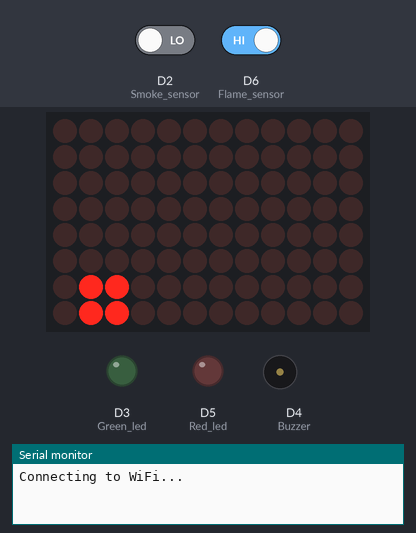
A sketch run on a simulated Arduino Uno R4 WiFi. On the bench: 12×8 LED matrix, output pins drawn as LEDs (lit = HIGH), buzzer (waves = sounding, pin HIGH), the last lines printed to the serial monitor. The inputs (shaded band) are chosen by the test bench; at power-on: D2 (Smoke_sensor) LOW, D6 (Flame_sensor) HIGH. WiFi joins after 1.5 s; servers stay silent unless stated; web services answer with replies made up by the test bench.

Above: at 0.7 s.
At 1.3 s:
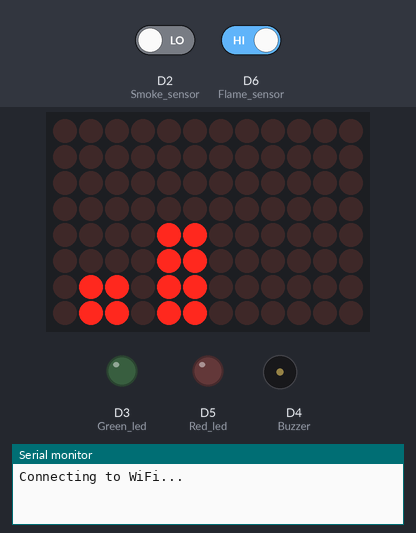
At 2.5 s:
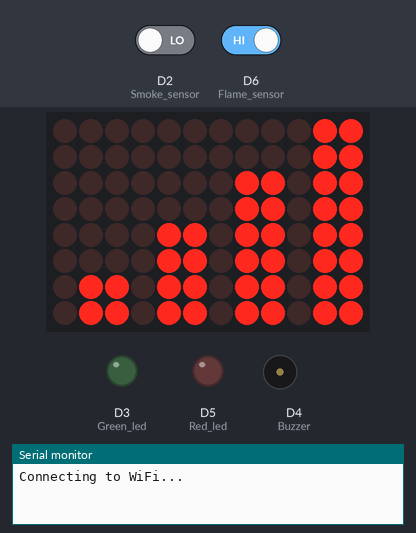
At 4.9 s:
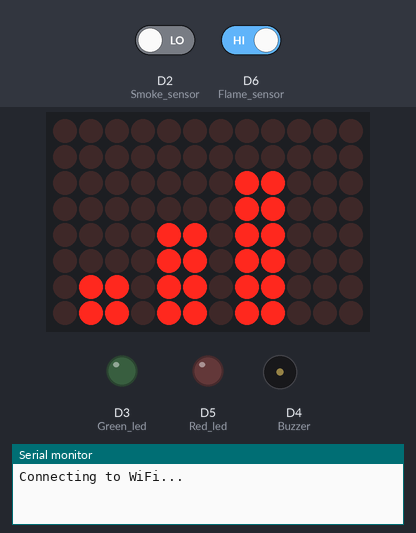
At 7.6 s:
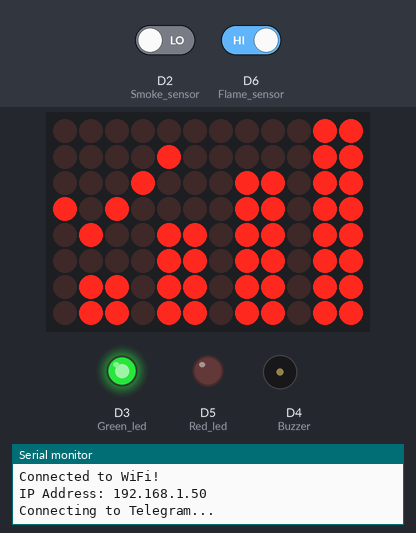
Timing chart, 0 to 40.0 s (numbered marks = the images above):
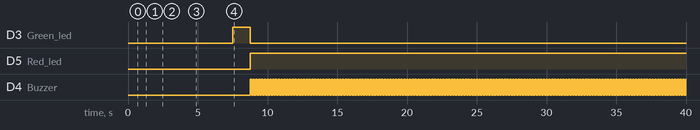

The sketch:

fire_smoke_alarm.ino
```cpp
/*=========================================================================
=============================== Header Files =============================
===========================================================================-*/
#include "WiFiS3.h"
#include "Arduino_LED_Matrix.h"


/*=========================================================================
=============================== Macros ====================================
===========================================================================-*/

/*------------------------ Pin Definitions -----------------------------------*/
#define Smoke_sensor 2
#define Flame_sensor 6
#define Green_led 3
#define Red_led 5
#define Buzzer 4


/*===============================================================================
=============================== Object Instantiation =============================
===========================================================================-*/

ArduinoLEDMatrix matrix;


/*=========================================================================
===============================Global variables=============================
===========================================================================-*/

/* --------------------- WiFi Credentials and WiFi status ----------------*/
const char *ssid = "Velzion";
const char *password = "velzion777";
int status = WL_IDLE_STATUS;


/* ---------------------- Telegram Bot Details ---------------------- */
String botToken = "8838232931:AAEc5vO7n1PRB_NTO7-TNVOZ379Ww1NQvYU";
String chatID = "8579854373";


/* ---------------------- Network Led icons ---------------------- */
const uint32_t network_connect_icon[] = { 0x308311, 0xba1b4db0, 0xdb6db6db };
const uint32_t network_disconnect_icon[] = { 0x3003a1, 0xb41badb0, 0xdb6db6db };


/* ---------------------- Network connection animation ---------------------- */
const uint32_t network_connection_anime[][4] = {
  { 0x0, 0x0, 0x0, 600 },
  { 0x0, 0x0, 0x600600, 600 },
  { 0x0, 0xc00, 0xc06c06c0, 600 },
  { 0x1, 0x80180d80, 0xd86d86d8, 600 },
  { 0x300301, 0xb01b0db0, 0xdb6db6db, 660}
};


/* ---------------------- Sensor Status Variables ---------------------- */
bool flame_status = false;
bool smoke_status = true;


/*================================================================================
=============================== User Defined Functions =============================
===========================================================================-*/

/* --------------------------- WiFi connect Function --------------------------- */
void wifi_connect(){

  if (WiFi.status() == WL_NO_MODULE) {

    Serial.println("Communication with WiFi module failed!");

    matrix.loadFrame(network_disconnect_icon);

    while (true);
  }

  Serial.print("Connecting to WiFi...");

  matrix.loadSequence(network_connection_anime);

  matrix.play(true);

  delay(6000);

  while (WiFi.begin(ssid, password) != WL_CONNECTED) {

    Serial.print(".");

    delay(1000);
  }

  matrix.loadFrame(network_connect_icon);

  Serial.println("\nConnected to WiFi!");

  Serial.print("IP Address: ");

  Serial.println(WiFi.localIP());
}


/* ------------------------ WiFi reconnect Function ----------------------------- */
void wifi_reconnect(){

  Serial.println("Wifi Reconnecting........");

  matrix.loadFrame(network_disconnect_icon);

  delay(6000);

  wifi_connect();
}


/* ------------------------ Fire & Smoke detect Function ------------------------- */
bool fire_smoke_detect(){

  flame_status = digitalRead(Flame_sensor);

  smoke_status = digitalRead(Smoke_sensor);

  if(!flame_status || !smoke_status){

      return true;
  }
  else{

     return false;
  }

}


/* ------------------------ Telegram Alert Function ----------------------------- */
void trigger_SMS(){

  if (WiFi.status() == WL_CONNECTED) {

    WiFiSSLClient client;

    String message = "FIRE ALERT\n";
    message += "Smoke or Flame detected!\n";
    message += "Evacuate immediately!";

    message.replace(" ", "%20");
    message.replace("\n", "%0A");

    String url = "/bot" + botToken +
                 "/sendMessage?chat_id=" + chatID +
                 "&text=" + message;

    Serial.println("Connecting to Telegram...");

    if (client.connect("api.telegram.org", 443)) {

      client.println("GET " + url + " HTTP/1.1");
      client.println("Host: api.telegram.org");
      client.println("Connection: close");
      client.println();

      Serial.println("Telegram alert sent!");

      while (client.connected()) {

        String line = client.readStringUntil('\n');

        if (line == "\r") {

          break;
        }
      }

      while (client.available()) {

        String line = client.readStringUntil('\n');

        Serial.println(line);
      }

      client.stop();

    }
    else {

      Serial.println("Connection to Telegram failed!");
    }

  }
  else {

    Serial.println("WiFi not connected!");
  }
}


/* -------------------------- Alarm Trigger Function ----------------------------- */
void trigger_Alarm(){

    static unsigned long prevmillis = 0;

    static bool buzzer_state = false;

    const unsigned long beep_interval = 100;

    digitalWrite(Red_led, HIGH);

    digitalWrite(Green_led, LOW);

    //Buzzer Beep Rate
    if(millis() - prevmillis >= beep_interval){

        prevmillis = millis();

        buzzer_state = !buzzer_state;

        digitalWrite(Buzzer, buzzer_state);
    }

}


/*================================================================================
=============================== Main Functions =============================
===========================================================================-*/


/* ------------------------- Setup Function --------------------------------*/
void setup() {

  //Initialize serial and wait for port to open:
  Serial.begin(9600);

  while (!Serial);

  matrix.begin();

  wifi_connect();

  pinMode(Smoke_sensor, INPUT);

  pinMode(Flame_sensor, INPUT);

  pinMode(Green_led, OUTPUT);

  pinMode(Red_led, OUTPUT);

  pinMode(Buzzer, OUTPUT);

  digitalWrite(Green_led, HIGH);

  digitalWrite(Red_led, LOW);

  digitalWrite(Buzzer, LOW);
}


/* ---------------------------- Loop Function ---------------------------------- */
void loop() {

    if(WiFi.status() != WL_CONNECTED){

        wifi_reconnect();
    }

    if(fire_smoke_detect() == true){

       trigger_SMS();

       while(1){

          trigger_Alarm();
       }
    }
}
```

Measured:
- by itself, D3 (Green_led): HIGH → LOW at 8.8 s
- by itself, D5 (Red_led): LOW → HIGH at 8.8 s
- by itself, D4 (Buzzer): alternates HIGH for 0.10 s and LOW for 0.10 s
- what the display in image 0 shows lasts 0.6 s, from 0.6 s to 1.2 s
- what the display in image 2 shows lasts 0.7 s, from 2.4 s to 3.1 s
